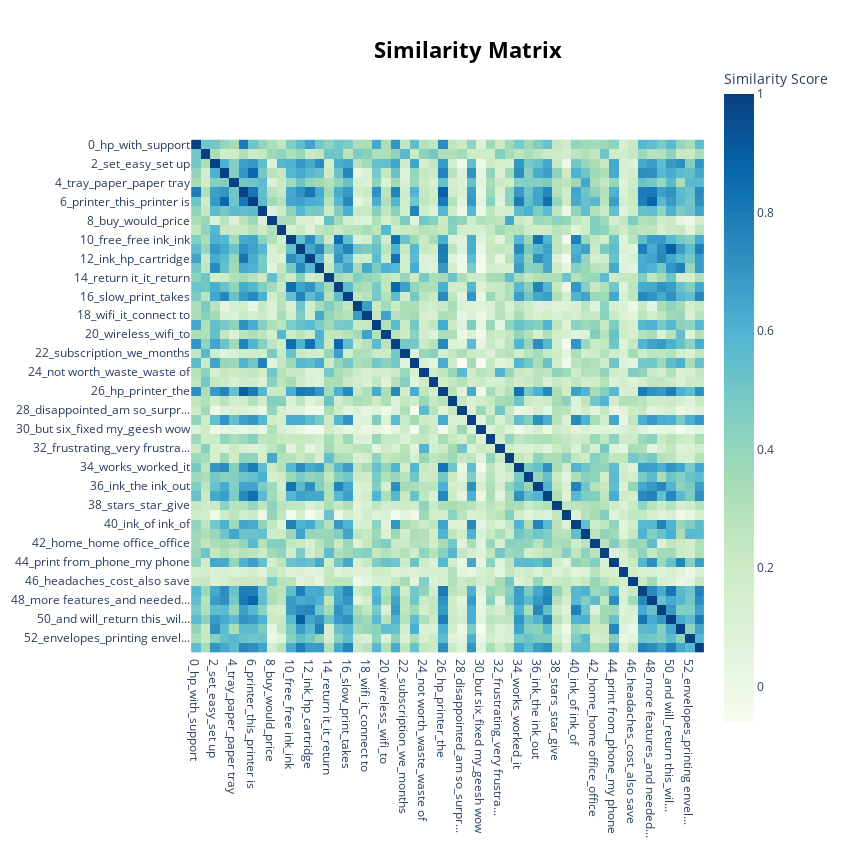

Notebook code for this chart:
### Code cell
topic_model.visualize_heatmap( width=850, height=850)

### Figure 1 — Plotly figure (JSON) as saved in the notebook; plotly's stock layout.template omitted (floating-point values rounded to 4 significant figures; data arrays with more than 128 entries replaced by an {"elided": "..."} marker saying what was removed)
{"data": [{"coloraxis": "coloraxis", "hovertemplate": "x: %{x}<br>y: %{y}<br>Similarity Score: %{z}<extra></extra>", "name": "0", "type": "heatmap", "x": ["0_hp_with_support", "1_service_customer_customer...", "2_set_easy_set up", "3_quality_print quality_qua...", "4_tray_paper_paper tray", "5_hp_hp printer_hp printers", "6_printer_this_printer is", "7_scan_scanning_to scan", "8_buy_would_price", "9_set up_set_easy", "10_free_free ink_ink", "11_print_printer_to print", "12_ink_hp_cartridge", "13_wifi_the printer_printer", "14_return it_it_return", "15_subscription_ink_the sub...", "16_slow_print_takes", "17_have tried_uninstalling_...", "18_wifi_it_connect to", "19_8015e_8010e_8010", "20_wireless_wifi_to", "21_ink_instant ink_instant", "22_subscription_we_months", "23_scan_hp smart_smart", "24_not worth_waste_waste of", "25_saturday_the agent_agent", "26_hp_printer_the", "27_works_it works_great", "28_disappointed_am so_surpr...", "29_pages_print_pages in", "30_but six_fixed my_geesh wow", "31_screen_touch screen_touch", "32_frustrating_very frustra...", "33_brand_better_different b...", "34_works_worked_it", "35_fax_receive_to fax", "36_ink_the ink_out", "37_recommend this_do not_no...", "38_stars_star_give", "39_flimsy_sturdy_known", "40_ink_of ink_of", "41_jam_jams_paper jam", "42_home_home office_office", "43_issues_problems_but issues", "44_print from_phone_my phone", "45_la_de_de la", "46_headaches_cost_also save", "47_worst printer_worst_hate", "48_more features_and needed...", "49_low_cartridge_new", "50_and will_return this_wil...", "51_with apple_my phone_apple", "52_envelopes_printing envel...", "53_that he_he_said that"], "xaxis": "x", "y": ["0_hp_with_support", "1_service_customer_customer...", "2_set_easy_set up", "3_quality_print quality_qua...", "4_tray_paper_paper tray", "5_hp_hp printer_hp printers", "6_printer_this_printer is", "7_scan_scanning_to scan", "8_buy_would_price", "9_set up_set_easy", "10_free_free ink_ink", "11_print_printer_to print", "12_ink_hp_cartridge", "13_wifi_the printer_printer", "14_return it_it_return", "15_subscription_ink_the sub...", "16_slow_print_takes", "17_have tried_uninstalling_...", "18_wifi_it_connect to", "19_8015e_8010e_8010", "20_wireless_wifi_to", "21_ink_instant ink_instant", "22_subscription_we_months", "23_scan_hp smart_smart", "24_not worth_waste_waste of", "25_saturday_the agent_agent", "26_hp_printer_the", "27_works_it works_great", "28_disappointed_am so_surpr...", "29_pages_print_pages in", "30_but six_fixed my_geesh wow", "31_screen_touch screen_touch", "32_frustrating_very frustra...", "33_brand_better_different b...", "34_works_worked_it", "35_fax_receive_to fax", "36_ink_the ink_out", "37_recommend this_do not_no...", "38_stars_star_give", "39_flimsy_sturdy_known", "40_ink_of ink_of", "41_jam_jams_paper jam", "42_home_home office_office", "43_issues_problems_but issues", "44_print from_phone_my phone", "45_la_de_de la", "46_headaches_cost_also save", "47_worst printer_worst_hate", "48_more features_and needed...", "49_low_cartridge_new", "50_and will_return this_wil...", "51_with apple_my phone_apple", "52_envelopes_printing envel...", "53_that he_he_said that"], "yaxis": "y", "z": {"elided": "54x54 float values"}}], "layout": {"coloraxis": {"colorbar": {"title": {"text": "Similarity Score"}}, "colorscale": [[0, "rgb(247,252,240)"], [0.125, "rgb(224,243,219)"], [0.25, "rgb(204,235,197)"], [0.375, "rgb(168,221,181)"], [0.5, "rgb(123,204,196)"], [0.625, "rgb(78,179,211)"], [0.75, "rgb(43,140,190)"], [0.875, "rgb(8,104,172)"], [1, "rgb(8,64,129)"]]}, "height": 850, "hoverlabel": {"bgcolor": "white", "font": {"family": "Rockwell", "size": 16}}, "legend": {"title": {"text": "Trend"}}, "margin": {"t": 60}, "showlegend": true, "title": {"font": {"color": "Black", "size": 22}, "text": "<b>Similarity Matrix</b>", "x": 0.55, "xanchor": "center", "y": 0.95, "yanchor": "top"}, "width": 850, "xaxis": {"anchor": "y", "constrain": "domain", "domain": [0, 1], "scaleanchor": "y"}, "yaxis": {"anchor": "x", "autorange": "reversed", "constrain": "domain", "domain": [0, 1]}}}
